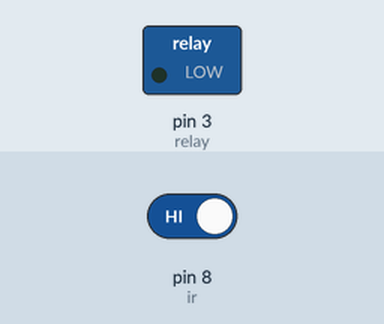
Recording of a sketch running on a simulated Arduino Uno, built with avr-gcc and run on an emulated ATmega328P. Parts: switched loads named in the sketch (green lamp = pin HIGH). The inputs (shaded band) are chosen by the test bench; at power-on: pin 8 (ir) HIGH. What the sketch prints to the serial monitor is not drawn.

Above: at 1.3 s.
1.4 s: pin 8 (ir) driven LOW
At 1.9 s:
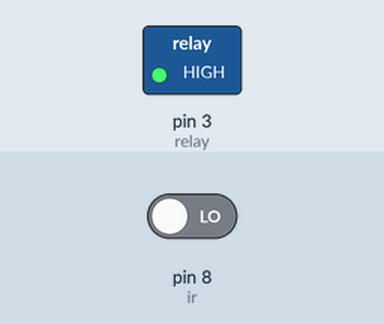
3.0 s: pin 8 (ir) driven HIGH
At 4.3 s:
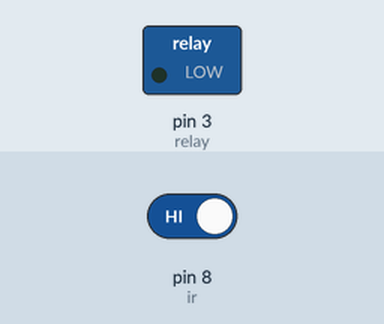
Timing chart, 0 to 6.0 s (numbered marks = the images above; inputs shaded):
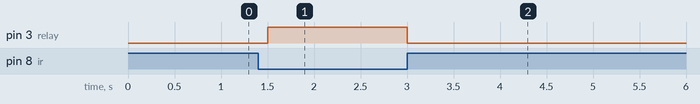

The sketch:

Anti-Corona_Doorbell.ino
```cpp
#define ir 8
#define relay 3

void setup(){
  pinMode(ir, INPUT);
  pinMode(relay,OUTPUT);
  Serial.begin(9600);
}

void loop(){
  Serial.print(digitalRead(ir));
  delay(500);
  if(digitalRead(ir) == LOW){
    digitalWrite(relay,HIGH);
  }
  else{
    digitalWrite(relay,LOW);
  }
}
```

Measured:
- after the input at 1.4 s, pin 3 (relay): LOW → HIGH after 0.10 s
- after the input at 3.0 s, pin 3 (relay): HIGH → LOW at once
